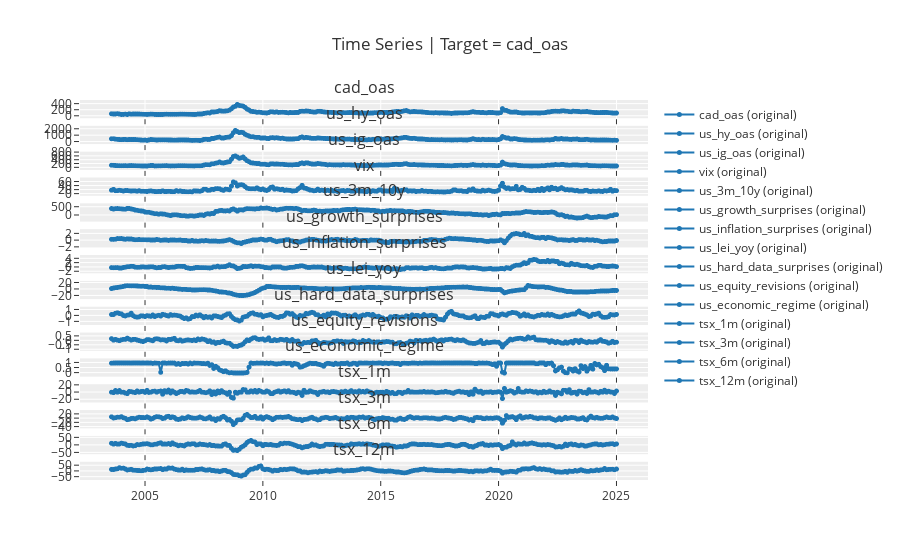
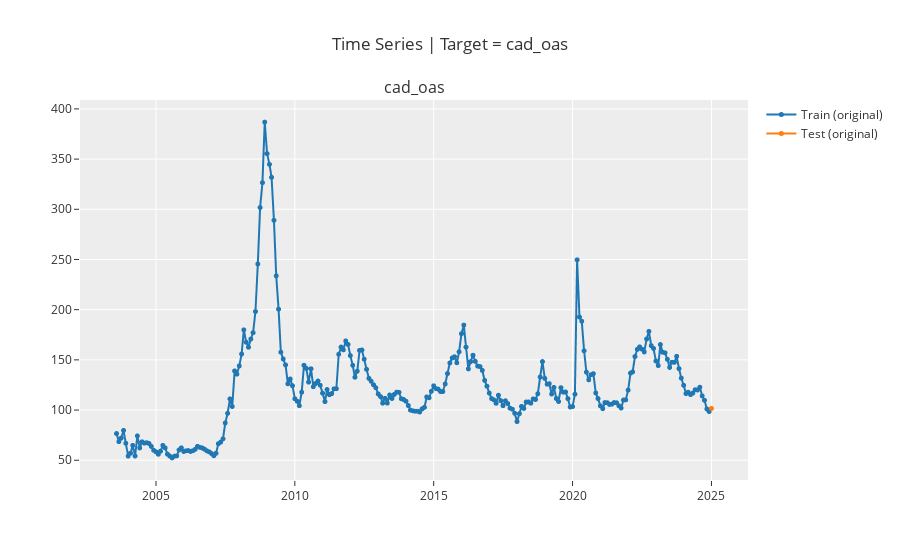
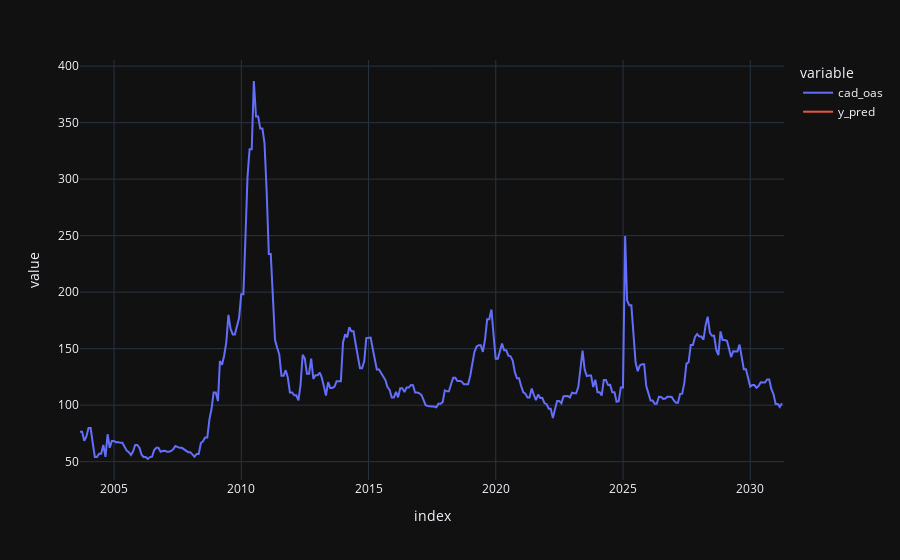

Source (notebook cell) for these figures, in order:
### Code cell
import pickle
import pandas as pd
from typing import Union, List
import matplotlib.pyplot as plt
import warnings  # Import the warnings module
from pycaret.time_series import predict_model
import plotly.express as px

def generate_pycaret_plots(model, data=None, plot_types: Union[str, List[str]] = 'all'):
    """
    Generate and display PyCaret time series plots in the notebook with proper error handling.
    
    Args:
        model: Trained PyCaret model
        data: Optional data for plots that require it
        plot_types: Either 'all' or list of specific plots to generate
    """
    # All available plot types in PyCaret time series
    all_plot_types = [
        'ts', 'train_test_split', 'residuals', 'forecast',
        'diagnostics', 'decomp', 'acf', 'pacf', 'decomp_stl'
    ]
    
    if plot_types == 'all':
        plot_types = all_plot_types
    
    results = {}
    
    for plot_type in plot_types:
        print(f"\nAttempting to generate {plot_type} plot...")
        try:
            with warnings.catch_warnings(record=True) as w:
                warnings.simplefilter("always")
                
                # Special handling for forecast plot
                if plot_type == 'forecast' and data is not None:
                    # Get all columns except the target
                    exog_cols = [col for col in data.columns if col != 'cad_oas']
                    forecast_data = data[exog_cols].iloc[[-1]]  # Get last row for forecasting
                    # Use predict_model to generate forecast plot
                    predictions = predict_model(model, X=forecast_data)
                    print(predictions)  # Print predictions for debugging
                    
                    # Combine actual data and predictions
                    concat_df = pd.concat([data[['cad_oas']], predictions], axis=0)
                    
                    # Set index
                    concat_df_i = pd.date_range(start=data.index.min(), periods=len(concat_df), freq='M')
                    concat_df.set_index(concat_df_i, inplace=True)
                    
                    # Plot the data using plotly
                    fig = px.line(concat_df, x=concat_df.index, y=["cad_oas", "y_pred"], template='plotly_dark')
                    fig.show()
                    
                    results[plot_type] = {
                        'status': 'success',
                        'warnings': [str(warn.message) for warn in w]
                    }
                    print(f"✓ Successfully generated {plot_type} plot (using predict_model)")
                else:
                    # The plot_model function is assumed to be available in your environment
                    plot = plot_model(model, plot=plot_type)
                    # Ensure plot is displayed
                    plt.show()
                
                    results[plot_type] = {
                        'status': 'success',
                        'warnings': [str(warn.message) for warn in w]
                    }
                    print(f"✓ Successfully generated {plot_type} plot")
                
                # Print any warnings that occurred
                if w:
                    print("Warnings generated:")
                    for warning in w:
                        print(f"  - {warning.message}")
                        
        except Exception as e:
            results[plot_type] = {
                'status': 'failed',
                'error': str(e)
            }
            print(f"✗ Failed to generate {plot_type} plot")
            print(f"  Error: {str(e)}")
            
        # Clear the current plot to prevent overlapping
        plt.close('all')
    
    # Print summary
    print("\nPlot Generation Summary:")
    print("=" * 50)
    successful = sum(1 for r in results.values() if r['status'] == 'success')
    print(f"Successfully generated: {successful}/{len(plot_types)} plots")
    
    # Return results dictionary for further analysis if needed
    return results

# Execute the plot generation
print("Starting plot generation...")
try:
    plot_results = generate_pycaret_plots(
        model=best_model_loaded,
        data=final_df  # Pass the data for forecast plot
    )
    
    # Print detailed results for failed plots
    failed_plots = {k: v for k, v in plot_results.items() if v['status'] == 'failed'}
    if failed_plots:
        print("\nDetailed error information for failed plots:")
        for plot_type, result in failed_plots.items():
            print(f"\n{plot_type}:")
            print(f"Error: {result['error']}")
            
except Exception as e:
    print(f"An unexpected error occurred: {str(e)}")

### Figure 1 — Plotly figure (JSON) as saved in the notebook; plotly's stock layout.template omitted (floating-point values rounded to 4 significant figures; data arrays with more than 128 entries replaced by an {"elided": "..."} marker saying what was removed)
{"data": [{"line": {"color": "rgb(31, 119, 180)", "width": 2}, "marker": {"color": "rgb(31, 119, 180)", "size": 5}, "mode": "lines+markers", "name": "cad_oas (original)", "type": "scattergl", "x": {"elided": "258 str values"}, "xaxis": "x", "y": {"elided": "258 float values"}, "yaxis": "y"}, {"line": {"color": "rgb(31, 119, 180)", "width": 2}, "marker": {"color": "rgb(31, 119, 180)", "size": 5}, "mode": "lines+markers", "name": "us_hy_oas (original)", "type": "scattergl", "x": {"elided": "258 str values"}, "xaxis": "x2", "y": {"elided": "258 float values"}, "yaxis": "y2"}, {"line": {"color": "rgb(31, 119, 180)", "width": 2}, "marker": {"color": "rgb(31, 119, 180)", "size": 5}, "mode": "lines+markers", "name": "us_ig_oas (original)", "type": "scattergl", "x": {"elided": "258 str values"}, "xaxis": "x3", "y": {"elided": "258 float values"}, "yaxis": "y3"}, {"line": {"color": "rgb(31, 119, 180)", "width": 2}, "marker": {"color": "rgb(31, 119, 180)", "size": 5}, "mode": "lines+markers", "name": "vix (original)", "type": "scattergl", "x": {"elided": "258 str values"}, "xaxis": "x4", "y": {"elided": "258 float values"}, "yaxis": "y4"}, {"line": {"color": "rgb(31, 119, 180)", "width": 2}, "marker": {"color": "rgb(31, 119, 180)", "size": 5}, "mode": "lines+markers", "name": "us_3m_10y (original)", "type": "scattergl", "x": {"elided": "258 str values"}, "xaxis": "x5", "y": {"elided": "258 float values"}, "yaxis": "y5"}, {"line": {"color": "rgb(31, 119, 180)", "width": 2}, "marker": {"color": "rgb(31, 119, 180)", "size": 5}, "mode": "lines+markers", "name": "us_growth_surprises (original)", "type": "scattergl", "x": {"elided": "258 str values"}, "xaxis": "x6", "y": {"elided": "258 float values"}, "yaxis": "y6"}, {"line": {"color": "rgb(31, 119, 180)", "width": 2}, "marker": {"color": "rgb(31, 119, 180)", "size": 5}, "mode": "lines+markers", "name": "us_inflation_surprises (original)", "type": "scattergl", "x": {"elided": "258 str values"}, "xaxis": "x7", "y": {"elided": "258 float values"}, "yaxis": "y7"}, {"line": {"color": "rgb(31, 119, 180)", "width": 2}, "marker": {"color": "rgb(31, 119, 180)", "size": 5}, "mode": "lines+markers", "name": "us_lei_yoy (original)", "type": "scattergl", "x": {"elided": "258 str values"}, "xaxis": "x8", "y": {"elided": "258 float values"}, "yaxis": "y8"}, {"line": {"color": "rgb(31, 119, 180)", "width": 2}, "marker": {"color": "rgb(31, 119, 180)", "size": 5}, "mode": "lines+markers", "name": "us_hard_data_surprises (original)", "type": "scattergl", "x": {"elided": "258 str values"}, "xaxis": "x9", "y": {"elided": "258 float values"}, "yaxis": "y9"}, {"line": {"color": "rgb(31, 119, 180)", "width": 2}, "marker": {"color": "rgb(31, 119, 180)", "size": 5}, "mode": "lines+markers", "name": "us_equity_revisions (original)", "type": "scattergl", "x": {"elided": "258 str values"}, "xaxis": "x10", "y": {"elided": "258 float values"}, "yaxis": "y10"}, {"line": {"color": "rgb(31, 119, 180)", "width": 2}, "marker": {"color": "rgb(31, 119, 180)", "size": 5}, "mode": "lines+markers", "name": "us_economic_regime (original)", "type": "scattergl", "x": {"elided": "258 str values"}, "xaxis": "x11", "y": {"elided": "258 float values"}, "yaxis": "y11"}, {"line": {"color": "rgb(31, 119, 180)", "width": 2}, "marker": {"color": "rgb(31, 119, 180)", "size": 5}, "mode": "lines+markers", "name": "tsx_1m (original)", "type": "scattergl", "x": {"elided": "258 str values"}, "xaxis": "x12", "y": {"elided": "258 float values"}, "yaxis": "y12"}, {"line": {"color": "rgb(31, 119, 180)", "width": 2}, "marker": {"color": "rgb(31, 119, 180)", "size": 5}, "mode": "lines+markers", "name": "tsx_3m (original)", "type": "scattergl", "x": {"elided": "258 str values"}, "xaxis": "x13", "y": {"elided": "258 float values"}, "yaxis": "y13"}, {"line": {"color": "rgb(31, 119, 180)", "width": 2}, "marker": {"color": "rgb(31, 119, 180)", "size": 5}, "mode": "lines+markers", "name": "tsx_6m (original)", "type": "scattergl", "x": {"elided": "258 str values"}, "xaxis": "x14", "y": {"elided": "258 float values"}, "yaxis": "y14"}, {"line": {"color": "rgb(31, 119, 180)", "width": 2}, "marker": {"color": "rgb(31, 119, 180)", "size": 5}, "mode": "lines+markers", "name": "tsx_12m (original)", "type": "scattergl", "x": {"elided": "258 str values"}, "xaxis": "x15", "y": {"elided": "258 float values"}, "yaxis": "y15"}], "layout": {"annotations": [{"font": {"size": 16}, "showarrow": false, "text": "cad_oas", "x": 0.5, "xanchor": "center", "xref": "paper", "y": 1, "yanchor": "bottom", "yref": "paper"}, {"font": {"size": 16}, "showarrow": false, "text": "us_hy_oas", "x": 0.5, "xanchor": "center", "xref": "paper", "y": 0.932, "yanchor": "bottom", "yref": "paper"}, {"font": {"size": 16}, "showarrow": false, "text": "us_ig_oas", "x": 0.5, "xanchor": "center", "xref": "paper", "y": 0.864, "yanchor": "bottom", "yref": "paper"}, {"font": {"size": 16}, "showarrow": false, "text": "vix", "x": 0.5, "xanchor": "center", "xref": "paper", "y": 0.796, "yanchor": "bottom", "yref": "paper"}, {"font": {"size": 16}, "showarrow": false, "text": "us_3m_10y", "x": 0.5, "xanchor": "center", "xref": "paper", "y": 0.728, "yanchor": "bottom", "yref": "paper"}, {"font": {"size": 16}, "showarrow": false, "text": "us_growth_surprises", "x": 0.5, "xanchor": "center", "xref": "paper", "y": 0.66, "yanchor": "bottom", "yref": "paper"}, {"font": {"size": 16}, "showarrow": false, "text": "us_inflation_surprises", "x": 0.5, "xanchor": "center", "xref": "paper", "y": 0.592, "yanchor": "bottom", "yref": "paper"}, {"font": {"size": 16}, "showarrow": false, "text": "us_lei_yoy", "x": 0.5, "xanchor": "center", "xref": "paper", "y": 0.524, "yanchor": "bottom", "yref": "paper"}, {"font": {"size": 16}, "showarrow": false, "text": "us_hard_data_surprises", "x": 0.5, "xanchor": "center", "xref": "paper", "y": 0.456, "yanchor": "bottom", "yref": "paper"}, {"font": {"size": 16}, "showarrow": false, "text": "us_equity_revisions", "x": 0.5, "xanchor": "center", "xref": "paper", "y": 0.388, "yanchor": "bottom", "yref": "paper"}, {"font": {"size": 16}, "showarrow": false, "text": "us_economic_regime", "x": 0.5, "xanchor": "center", "xref": "paper", "y": 0.32, "yanchor": "bottom", "yref": "paper"}, {"font": {"size": 16}, "showarrow": false, "text": "tsx_1m", "x": 0.5, "xanchor": "center", "xref": "paper", "y": 0.252, "yanchor": "bottom", "yref": "paper"}, {"font": {"size": 16}, "showarrow": false, "text": "tsx_3m", "x": 0.5, "xanchor": "center", "xref": "paper", "y": 0.184, "yanchor": "bottom", "yref": "paper"}, {"font": {"size": 16}, "showarrow": false, "text": "tsx_6m", "x": 0.5, "xanchor": "center", "xref": "paper", "y": 0.116, "yanchor": "bottom", "yref": "paper"}, {"font": {"size": 16}, "showarrow": false, "text": "tsx_12m", "x": 0.5, "xanchor": "center", "xref": "paper", "y": 0.048, "yanchor": "bottom", "yref": "paper"}], "showlegend": true, "title": {"text": "Time Series | Target = cad_oas"}, "xaxis": {"anchor": "y", "domain": [0, 1], "matches": "x15", "showticklabels": false}, "xaxis10": {"anchor": "y10", "domain": [0, 1], "matches": "x15", "showticklabels": false}, "xaxis11": {"anchor": "y11", "domain": [0, 1], "matches": "x15", "showticklabels": false}, "xaxis12": {"anchor": "y12", "domain": [0, 1], "matches": "x15", "showticklabels": false}, "xaxis13": {"anchor": "y13", "domain": [0, 1], "matches": "x15", "showticklabels": false}, "xaxis14": {"anchor": "y14", "domain": [0, 1], "matches": "x15", "showticklabels": false}, "xaxis15": {"anchor": "y15", "domain": [0, 1]}, "xaxis2": {"anchor": "y2", "domain": [0, 1], "matches": "x15", "showticklabels": false}, "xaxis3": {"anchor": "y3", "domain": [0, 1], "matches": "x15", "showticklabels": false}, "xaxis4": {"anchor": "y4", "domain": [0, 1], "matches": "x15", "showticklabels": false}, "xaxis5": {"anchor": "y5", "domain": [0, 1], "matches": "x15", "showticklabels": false}, "xaxis6": {"anchor": "y6", "domain": [0, 1], "matches": "x15", "showticklabels": false}, "xaxis7": {"anchor": "y7", "domain": [0, 1], "matches": "x15", "showticklabels": false}, "xaxis8": {"anchor": "y8", "domain": [0, 1], "matches": "x15", "showticklabels": false}, "xaxis9": {"anchor": "y9", "domain": [0, 1], "matches": "x15", "showticklabels": false}, "yaxis": {"anchor": "x", "domain": [0.952, 1]}, "yaxis10": {"anchor": "x10", "domain": [0.34, 0.388]}, "yaxis11": {"anchor": "x11", "domain": [0.272, 0.32]}, "yaxis12": {"anchor": "x12", "domain": [0.204, 0.252]}, "yaxis13": {"anchor": "x13", "domain": [0.136, 0.184]}, "yaxis14": {"anchor": "x14", "domain": [0.068, 0.116]}, "yaxis15": {"anchor": "x15", "domain": [0, 0.048]}, "yaxis2": {"anchor": "x2", "domain": [0.884, 0.932]}, "yaxis3": {"anchor": "x3", "domain": [0.816, 0.864]}, "yaxis4": {"anchor": "x4", "domain": [0.748, 0.796]}, "yaxis5": {"anchor": "x5", "domain": [0.68, 0.728]}, "yaxis6": {"anchor": "x6", "domain": [0.612, 0.66]}, "yaxis7": {"anchor": "x7", "domain": [0.544, 0.592]}, "yaxis8": {"anchor": "x8", "domain": [0.476, 0.524]}, "yaxis9": {"anchor": "x9", "domain": [0.408, 0.456]}}}

### Figure 2 — Plotly figure (JSON) as saved in the notebook; plotly's stock layout.template omitted (floating-point values rounded to 4 significant figures; data arrays with more than 128 entries replaced by an {"elided": "..."} marker saying what was removed)
{"data": [{"line": {"color": "rgb(31, 119, 180)", "width": 2}, "marker": {"color": "rgb(31, 119, 180)", "size": 5}, "mode": "lines+markers", "name": "Train (original)", "type": "scattergl", "x": {"elided": "258 str values"}, "xaxis": "x", "y": {"elided": "258 float values"}, "yaxis": "y"}, {"line": {"color": "rgb(255, 127, 14)", "width": 2}, "marker": {"color": "rgb(255, 127, 14)", "size": 5}, "mode": "lines+markers", "name": "Test (original)", "type": "scattergl", "x": {"elided": "258 str values"}, "xaxis": "x", "y": {"elided": "258 float values"}, "yaxis": "y"}], "layout": {"annotations": [{"font": {"size": 16}, "showarrow": false, "text": "cad_oas", "x": 0.5, "xanchor": "center", "xref": "paper", "y": 1, "yanchor": "bottom", "yref": "paper"}], "showlegend": true, "title": {"text": "Time Series | Target = cad_oas"}, "xaxis": {"anchor": "y", "domain": [0, 1]}, "yaxis": {"anchor": "x", "domain": [0, 1]}}}

### Figure 3 — Plotly figure (JSON) as saved in the notebook; plotly's stock layout.template omitted (floating-point values rounded to 4 significant figures; data arrays with more than 128 entries replaced by an {"elided": "..."} marker saying what was removed)
{"data": [{"hovertemplate": "variable=cad_oas<br>index=%{x}<br>value=%{y}<extra></extra>", "legendgroup": "cad_oas", "line": {"color": "#636efa", "dash": "solid"}, "marker": {"symbol": "circle"}, "mode": "lines", "name": "cad_oas", "orientation": "v", "showlegend": true, "type": "scatter", "x": {"elided": "333 str values"}, "xaxis": "x", "y": {"elided": "333 float values"}, "yaxis": "y"}, {"hovertemplate": "variable=y_pred<br>index=%{x}<br>value=%{y}<extra></extra>", "legendgroup": "y_pred", "line": {"color": "#EF553B", "dash": "solid"}, "marker": {"symbol": "circle"}, "mode": "lines", "name": "y_pred", "orientation": "v", "showlegend": true, "type": "scatter", "x": {"elided": "333 str values"}, "xaxis": "x", "y": {"elided": "333 float values"}, "yaxis": "y"}], "layout": {"legend": {"title": {"text": "variable"}, "tracegroupgap": 0}, "margin": {"t": 60}, "xaxis": {"anchor": "y", "domain": [0, 1], "title": {"text": "index"}}, "yaxis": {"anchor": "x", "domain": [0, 1], "title": {"text": "value"}}}}
